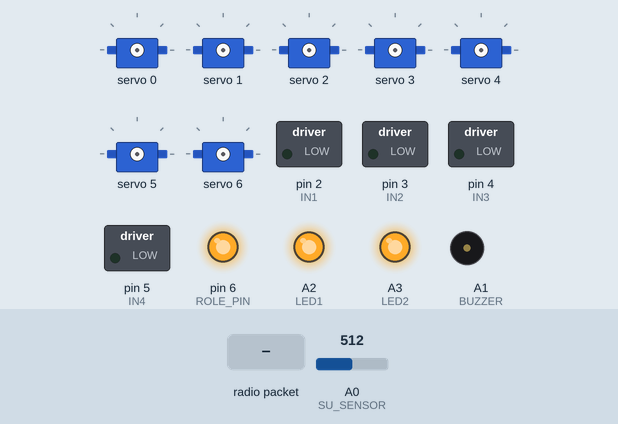
A sketch run on a simulated Arduino Nano, built with avr-gcc and run on an emulated ATmega328P. On the bench: 7 × servo, switched loads named in the sketch (green lamp = pin HIGH), output pins drawn as LEDs (lit = HIGH), buzzer (waves = sounding, pin HIGH). The test bench sets the inputs (shaded band); at power-on: A0 (SU_SENSOR) = 512. No radio packets arrive unless stated.

Above: at 1.2 s.
1.3 s: A0 (SU_SENSOR) set to 358
2.8 s: A0 (SU_SENSOR) set to 330
At 3.7 s:
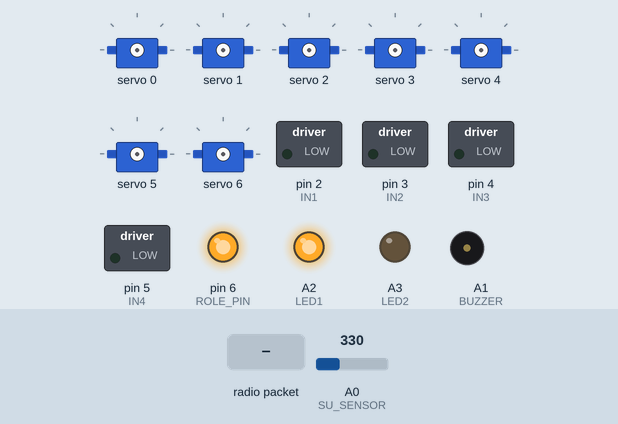
4.3 s: radio packet "1" arrives
At 4.55 s:
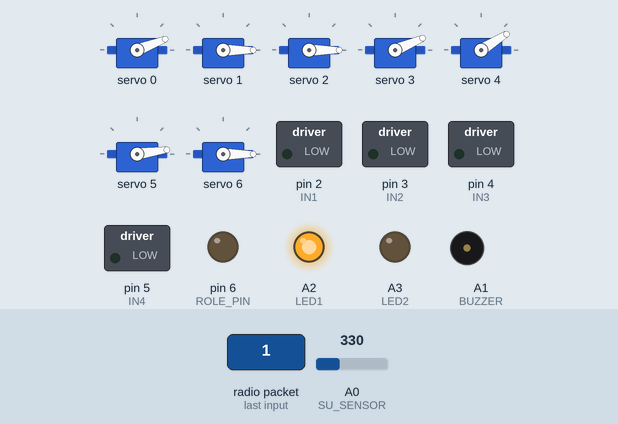
6.3 s: A0 (SU_SENSOR) set to 511
At 7.5 s:
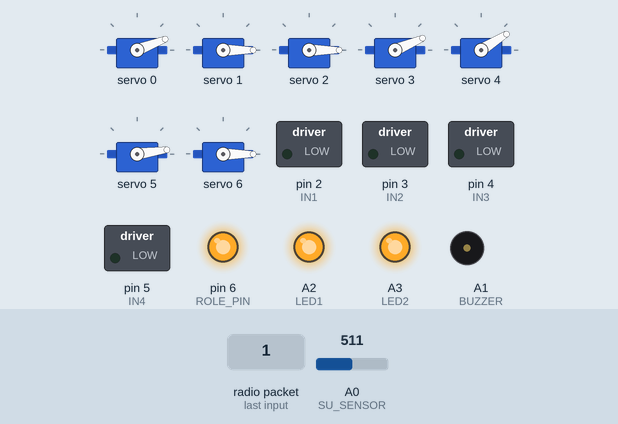
7.8 s: radio packet "0" arrives
At 8.05 s:
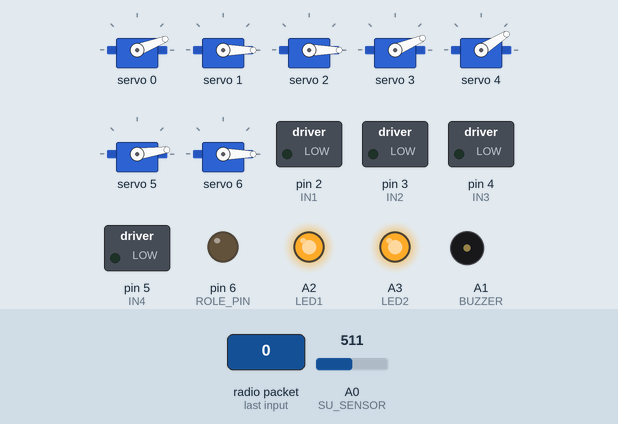
9.8 s: A0 (SU_SENSOR) set to 56
At 10.2 s:
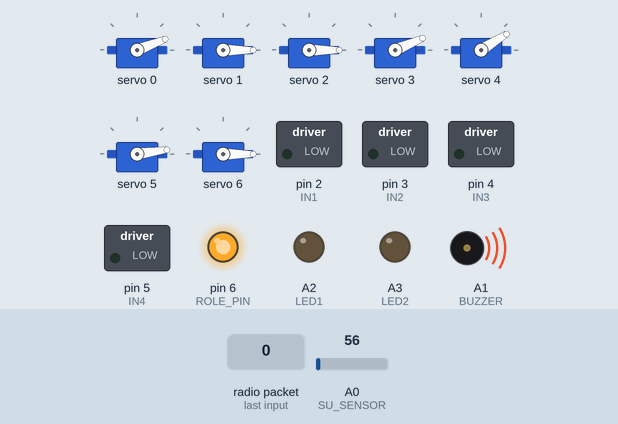
Timing chart, 0 to 12.3 s (numbered marks = the images above; inputs shaded):
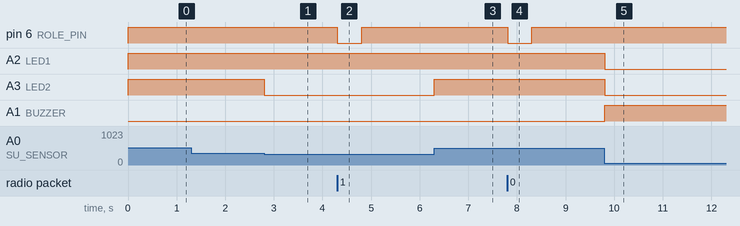

Measured:
- the behaviour switches between 348 and 347 on A0 (SU_SENSOR) (found by bisection; images 0 and 1)
- after the input at 1.3 s, every drawn part: stays the same
- after the input at 2.8 s, A3 (LED2): HIGH → LOW at once
- after the input at 4.3 s, pin 6 (ROLE_PIN): HIGH → LOW at once, → HIGH 0.50 s later
- after the input at 6.3 s, A3 (LED2): LOW → HIGH at once
- after the input at 7.8 s, pin 6 (ROLE_PIN): HIGH → LOW at once, → HIGH 0.50 s later
- after the input at 9.8 s, A2 (LED1), A3 (LED2): HIGH → LOW at once; A1 (BUZZER): LOW → HIGH at once

The sketch:

robot_alici.ino
```cpp
#include <SPI.h>
#include <nRF24L01.h>
#include <RF24.h>
#include <Wire.h>
#include <Adafruit_PWMServoDriver.h>

RF24 radio(9, 10); // CE, CSN
const byte adres[] = "00001";

Adafruit_PWMServoDriver pwm = Adafruit_PWMServoDriver();

#define IN1 2
#define IN2 3
#define IN3 4
#define IN4 5
#define ROLE_PIN 6
#define LED1 A2
#define LED2 A3
#define LED3 A6
#define BUZZER A1
#define SU_SENSOR A0

// Servo açı sınırları
int minAcilar[7] = {5, 0, 0, 40, 50, 23, 0};
int maxAcilar[7] = {175, 180, 180, 120, 130, 150, 180};

unsigned long sonVeriZamani = 0;
const unsigned long timeoutSuresi = 500;

void setup() {
  Serial.begin(9600);
  Wire.begin();
  pwm.begin();
  pwm.setPWMFreq(60);

  pinMode(IN1, OUTPUT); pinMode(IN2, OUTPUT);
  pinMode(IN3, OUTPUT); pinMode(IN4, OUTPUT);

  pinMode(ROLE_PIN, OUTPUT);
  digitalWrite(ROLE_PIN, HIGH);  // Röleyi pasif başlat (aktif-low tipi için)

  pinMode(LED1, OUTPUT); pinMode(LED2, OUTPUT);
  pinMode(LED3, OUTPUT); pinMode(BUZZER, OUTPUT);

  radio.begin();
  radio.setDataRate(RF24_250KBPS);
  radio.openReadingPipe(0, adres);
  radio.startListening();
}

void loop() {
  if (radio.available()) {
    byte veri[13];
    radio.read(&veri, sizeof(veri));
    sonVeriZamani = millis();

    // Joystick kontrollü 2 servo
    for (int i = 0; i < 2; i++) {
      int aci = map(veri[i], 0, 255, minAcilar[i], maxAcilar[i]);
      int pwmDeger = map(aci, 0, 180, 102, 512);
      pwm.setPWM(i, 0, pwmDeger);
    }

    // Potansiyometre kontrollü 5 servo (kanal 2–6)
    for (int i = 0; i < 5; i++) {
      int aci = map(veri[i + 2], 0, 255, minAcilar[i + 2], maxAcilar[i + 2]);
      int pwmDeger = map(aci, 0, 180, 102, 512);
      pwm.setPWM(i + 2, 0, pwmDeger);
    }

    // Yön kontrolü
    if (veri[7] == 1) {
      digitalWrite(IN1, HIGH);
      digitalWrite(IN2, LOW);
      digitalWrite(IN3, LOW);
      digitalWrite(IN4, HIGH);
    } else if (veri[8] == 1) {
      digitalWrite(IN1, LOW);
      digitalWrite(IN2, HIGH);
      digitalWrite(IN3, HIGH);
      digitalWrite(IN4, LOW);
    } else if (veri[9] == 1) {
      digitalWrite(IN1, LOW);
      digitalWrite(IN2, HIGH);
      digitalWrite(IN3, LOW);
      digitalWrite(IN4, HIGH);
    } else if (veri[10] == 1) {
      digitalWrite(IN1, HIGH);
      digitalWrite(IN2, LOW);
      digitalWrite(IN3, HIGH);
      digitalWrite(IN4, LOW);
    } else {
      digitalWrite(IN1, LOW);
      digitalWrite(IN2, LOW);
      digitalWrite(IN3, LOW);
      digitalWrite(IN4, LOW);
    }

    // Röle kontrolü (toggle switch)
    digitalWrite(ROLE_PIN, veri[11]);
  }

  // Zaman aşımı: veri gelmiyorsa sistem güvenli moda geçer
  if (millis() - sonVeriZamani > timeoutSuresi) {
    for (int i = 0; i < 7; i++) pwm.setPWM(i, 0, 0);
    digitalWrite(IN1, LOW); digitalWrite(IN2, LOW);
    digitalWrite(IN3, LOW); digitalWrite(IN4, LOW);
    digitalWrite(ROLE_PIN, HIGH);  // Zaman aşımında röleyi pasif yap
  }

  // Su seviyesi sensörü
  int sensorDeger = analogRead(SU_SENSOR);
  int suYuzdesi = map(sensorDeger, 0, 1023, 0, 100);
  suYuzdesi = constrain(suYuzdesi, 0, 100);

  if (suYuzdesi > 66) {
    digitalWrite(LED1, HIGH);
    digitalWrite(LED2, HIGH);
    digitalWrite(LED3, HIGH);
    digitalWrite(BUZZER, LOW);
  } else if (suYuzdesi > 33) {
    digitalWrite(LED1, HIGH);
    digitalWrite(LED2, HIGH);
    digitalWrite(LED3, LOW);
    digitalWrite(BUZZER, LOW);
  } else if (suYuzdesi > 10) {
    digitalWrite(LED1, HIGH);
    digitalWrite(LED2, LOW);
    digitalWrite(LED3, LOW);
    digitalWrite(BUZZER, LOW);
  } else {
    digitalWrite(LED1, LOW);
    digitalWrite(LED2, LOW);
    digitalWrite(LED3, LOW);
    digitalWrite(BUZZER, HIGH);
  }
}
```
